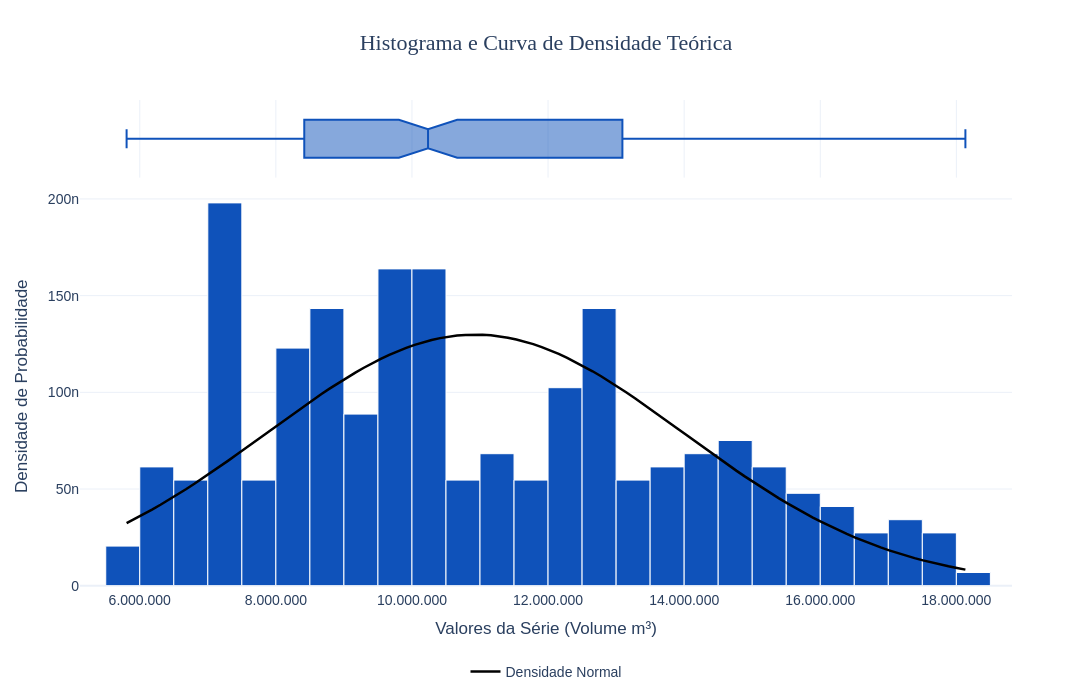

Notebook code for this chart:
### Markdown cell above
### 3.2 Histograma e Densidade

### Code cell
# 1. Cálculos da Curva Normal
mu = serie_df["valor"].mean()
std = serie_df["valor"].std() # Em pandas moderno, .std() resolve direto
x_azul = np.linspace(serie_df["valor"].min(), serie_df["valor"].max(), 100)
p_azul = stats.norm.pdf(x_azul, mu, std)

# 2. Criação do Histograma Base
fig_hist = px.histogram(
    serie_df, x="valor", nbins=30, marginal="box", histnorm="probability density", 
    title="Histograma e Curva de Densidade Teórica", color_discrete_sequence=["#0f52ba"]
)

# 3. Adição da Curva Normal Teórica
fig_hist.add_trace(go.Scatter(
    x=x_azul, y=p_azul, mode="lines", name="Densidade Normal", 
    line=dict(color="black", width=2.5)
))

# 4. Formatação EXCLUSIVA das Barras do Histograma
fig_hist.update_traces(
    selector=dict(type="histogram"), # Aplica SÓ nas barras
    marker_line_color="white", marker_line_width=1,
    # %{x:,.0f} formata o volume com ponto de milhar
    # %{y:.2e} formata a densidade (que é um número minúsculo) em notação científica
    hovertemplate="<b>Volume: %{x:,.0f} m³</b><br>Densidade real: %{y:.2e}<extra></extra>"
)

# 5. Formatação EXCLUSIVA da Curva Normal (Scatter)
fig_hist.update_traces(
    selector=dict(type="scatter", mode="lines"), # Aplica SÓ na linha preta
    hovertemplate="<b>Volume Teórico: %{x:,.0f} m³</b><br>Densidade teórica: %{y:.2e}<extra></extra>"
)

# 6. Layout Global e Padrão Brasileiro
fig_hist.update_layout(
    separators=",.",
    height=700,
    width=1200,
    template="plotly_white",
    title=dict(x=0.5, font=dict(size=22, family="Arial Black")),
    xaxis_title="Valores da Série (Volume m³)",
    yaxis_title="Densidade de Probabilidade",
    xaxis=dict(tickformat=",.0f"),
    legend=dict(orientation="h", yanchor="bottom", y=-0.2, xanchor="center", x=0.5),
    font=dict(family="Arial", size=14)
)

fig_hist.show()

### Figure 1 — Plotly figure (JSON) as saved in the notebook; plotly's stock layout.template omitted (floating-point values rounded to 4 significant figures; data arrays with more than 128 entries replaced by an {"elided": "..."} marker saying what was removed)
{"data": [{"bingroup": "x", "histnorm": "probability density", "hovertemplate": "<b>Volume: %{x:,.0f} m³</b><br>Densidade real: %{y:.2e}<extra></extra>", "legendgroup": "", "marker": {"color": "#0f52ba", "line": {"color": "white", "width": 1}, "pattern": {"shape": ""}}, "name": "", "nbinsx": 30, "orientation": "v", "showlegend": false, "type": "histogram", "x": {"elided": "293 float values"}, "xaxis": "x", "yaxis": "y"}, {"hovertemplate": "valor=%{x}<extra></extra>", "legendgroup": "", "marker": {"color": "#0f52ba"}, "name": "", "notched": true, "showlegend": false, "type": "box", "x": {"elided": "293 float values"}, "xaxis": "x2", "yaxis": "y2"}, {"hovertemplate": "<b>Volume Teórico: %{x:,.0f} m³</b><br>Densidade teórica: %{y:.2e}<extra></extra>", "line": {"color": "black", "width": 2.5}, "mode": "lines", "name": "Densidade Normal", "type": "scatter", "x": [5807000.0, 5931000.0, 6056000.0, 6180000.0, 6305000.0, 6429000.0, 6554000.0, 6678000.0, 6803000.0, 6927000.0, 7052000.0, 7176000.0, 7301000.0, 7425000.0, 7550000.0, 7674000.0, 7799000.0, 7923000.0, 8048000.0, 8172000.0, 8297000.0, 8421000.0, 8546000.0, 8670000.0, 8795000.0, 8919000.0, 9044000.0, 9168000.0, 9293000.0, 9417000.0, 9542000.0, 9666000.0, 9791000.0, 9915000.0, 10040000.0, 10160000.0, 10290000.0, 10410000.0, 10540000.0, 10660000.0, 10790000.0, 10910000.0, 11040000.0, 11160000.0, 11280000.0, 11410000.0, 11530000.0, 11660000.0, 11780000.0, 11910000.0, 12030000.0, 12160000.0, 12280000.0, 12410000.0, 12530000.0, 12650000.0, 12780000.0, 12900000.0, 13030000.0, 13150000.0, 13280000.0, 13400000.0, 13530000.0, 13650000.0, 13770000.0, 13900000.0, 14020000.0, 14150000.0, 14270000.0, 14400000.0, 14520000.0, 14650000.0, 14770000.0, 14900000.0, 15020000.0, 15140000.0, 15270000.0, 15390000.0, 15520000.0, 15640000.0, 15770000.0, 15890000.0, 16020000.0, 16140000.0, 16270000.0, 16390000.0, 16510000.0, 16640000.0, 16760000.0, 16890000.0, 17010000.0, 17140000.0, 17260000.0, 17390000.0, 17510000.0, 17630000.0, 17760000.0, 17880000.0, 18010000.0, 18130000.0], "y": [3.238e-08, 3.461e-08, 3.694e-08, 3.936e-08, 4.187e-08, 4.446e-08, 4.714e-08, 4.99e-08, 5.273e-08, 5.563e-08, 5.86e-08, 6.162e-08, 6.469e-08, 6.78e-08, 7.095e-08, 7.412e-08, 7.731e-08, 8.05e-08, 8.368e-08, 8.685e-08, 8.999e-08, 9.309e-08, 9.614e-08, 9.912e-08, 1.02e-07, 1.049e-07, 1.076e-07, 1.102e-07, 1.127e-07, 1.151e-07, 1.173e-07, 1.193e-07, 1.212e-07, 1.23e-07, 1.245e-07, 1.259e-07, 1.271e-07, 1.28e-07, 1.288e-07, 1.293e-07, 1.297e-07, 1.298e-07, 1.297e-07, 1.295e-07, 1.29e-07, 1.282e-07, 1.273e-07, 1.262e-07, 1.249e-07, 1.234e-07, 1.217e-07, 1.199e-07, 1.178e-07, 1.157e-07, 1.133e-07, 1.109e-07, 1.083e-07, 1.056e-07, 1.028e-07, 9.99e-08, 9.693e-08, 9.389e-08, 9.081e-08, 8.768e-08, 8.451e-08, 8.133e-08, 7.814e-08, 7.496e-08, 7.178e-08, 6.863e-08, 6.55e-08, 6.242e-08, 5.938e-08, 5.64e-08, 5.348e-08, 5.063e-08, 4.786e-08, 4.516e-08, 4.254e-08, 4.001e-08, 3.757e-08, 3.521e-08, 3.296e-08, 3.079e-08, 2.872e-08, 2.675e-08, 2.487e-08, 2.308e-08, 2.139e-08, 1.979e-08, 1.828e-08, 1.686e-08, 1.552e-08, 1.426e-08, 1.309e-08, 1.199e-08, 1.097e-08, 1.001e-08, 9.129e-09, 8.309e-09]}], "layout": {"barmode": "relative", "font": {"family": "Arial", "size": 14}, "height": 700, "legend": {"orientation": "h", "tracegroupgap": 0, "x": 0.5, "xanchor": "center", "y": -0.2, "yanchor": "bottom"}, "separators": ",.", "title": {"font": {"family": "Arial Black", "size": 22}, "text": "Histograma e Curva de Densidade Teórica", "x": 0.5}, "width": 1200, "xaxis": {"anchor": "y", "domain": [0, 1], "tickformat": ",.0f", "title": {"text": "Valores da Série (Volume m³)"}}, "xaxis2": {"anchor": "y2", "domain": [0, 1], "matches": "x", "showgrid": true, "showticklabels": false}, "yaxis": {"anchor": "x", "domain": [0, 0.8316], "title": {"text": "Densidade de Probabilidade"}}, "yaxis2": {"anchor": "x2", "domain": [0.8416, 1], "matches": "y2", "showgrid": false, "showline": false, "showticklabels": false, "ticks": ""}}}
